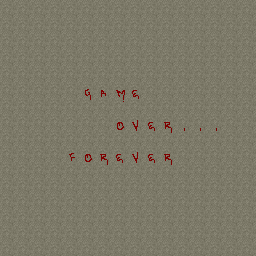

A level layout from a 2D game, rendered from its tile map. Below: a short description, then the map file with its tile-grid data intact:
An orthogonal 16x16 tile map with 16x16 px tiles, 2 tile layers (Tile Layer 1, Tile Layer 2).

<map version="1.9" tiledversion="1.9.2" orientation="orthogonal" renderorder="right-down" width="16" height="16" tilewidth="16" tileheight="16" infinite="0" nextlayerid="3" nextobjectid="1">
 <tileset firstgid="1" name="Main" tilewidth="16" tileheight="16" tilecount="1850" columns="50">
  <image source="horror_sidescroller_assets/tileset.png" width="800" height="600" />
 </tileset>
 <layer id="1" name="Tile Layer 1" width="16" height="16">
  <data encoding="csv">
1,1,1,1,1,1,1,1,1,1,1,1,1,1,1,1,
1,1,1,1,1,1,1,1,1,1,1,1,1,1,1,1,
1,1,1,1,1,1,1,1,1,1,1,1,1,1,1,1,
1,1,1,1,1,1,1,1,1,1,1,1,1,1,1,1,
1,1,1,1,1,1,1,1,1,1,1,1,1,1,1,1,
1,1,1,1,1,1,1,1,1,1,1,1,1,1,1,1,
1,1,1,1,1,1,1,1,1,1,1,1,1,1,1,1,
1,1,1,1,1,1,1,1,1,1,1,1,1,1,1,1,
1,1,1,1,1,1,1,1,1,1,1,1,1,1,1,1,
1,1,1,1,1,1,1,1,1,1,1,1,1,1,1,1,
1,1,1,1,1,1,1,1,1,1,1,1,1,1,1,1,
1,1,1,1,1,1,1,1,1,1,1,1,1,1,1,1,
1,1,1,1,1,1,1,1,1,1,1,1,1,1,1,1,
1,1,1,1,1,1,1,1,1,1,1,1,1,1,1,1,
1,1,1,1,1,1,1,1,1,1,1,1,1,1,1,1,
1,1,1,1,1,1,1,1,1,1,1,1,1,1,1,1
</data>
 </layer>
 <layer id="2" name="Tile Layer 2" width="16" height="16">
  <data encoding="csv">
0,0,0,0,0,0,0,0,0,0,0,0,0,0,0,0,
0,0,0,0,0,0,0,0,0,0,0,0,0,0,0,0,
0,0,0,0,0,0,0,0,0,0,0,0,0,0,0,0,
0,0,0,0,0,0,0,0,0,0,0,0,0,0,0,0,
0,0,0,0,0,0,0,0,0,0,0,0,0,0,0,0,
0,0,0,0,0,13,7,19,11,0,0,0,0,0,0,0,
0,0,0,0,0,63,57,69,61,0,0,0,0,0,0,0,
0,0,0,0,0,0,0,21,28,11,24,0,0,0,0,0,
0,0,0,0,0,0,0,71,78,61,74,65,65,65,0,0,
0,0,0,0,12,21,24,11,28,11,24,0,0,0,0,0,
0,0,0,0,62,71,74,61,78,61,74,0,0,0,0,0,
0,0,0,0,0,0,0,0,0,0,0,0,0,0,0,0,
0,0,0,0,0,0,0,0,0,0,0,0,0,0,0,0,
0,0,0,0,0,0,0,0,0,0,0,0,0,0,0,0,
0,0,0,0,0,0,0,0,0,0,0,0,0,0,0,0,
0,0,0,0,0,0,0,0,0,0,0,0,0,0,0,0
</data>
 </layer>
</map>
